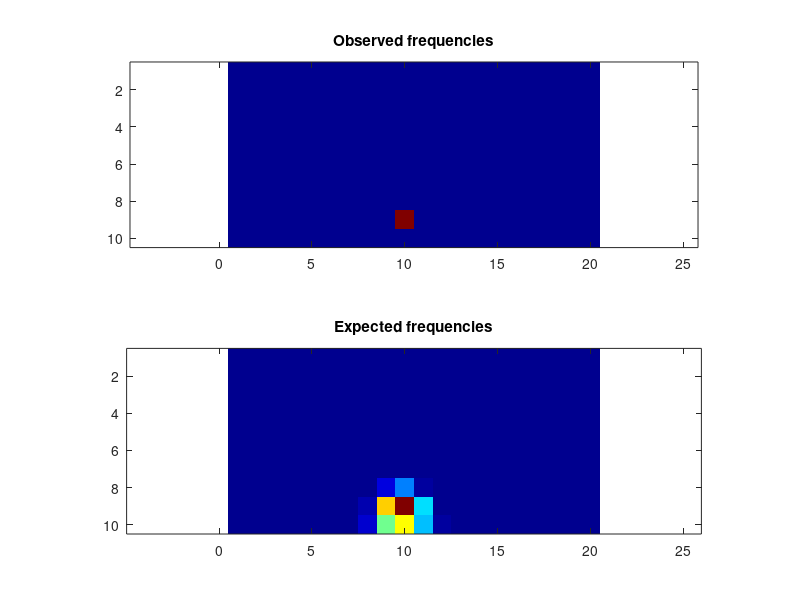

Reproduce this figure in MATLAB.
obsFrequencies = [ 0, 0, 0, 0, 0, 0, 0, 0, 0, 0, 0, 0, 0, 0, 0, 0, 0, 0, 0, 0; 0, 0, 0, 0, 0, 0, 0, 0, 0, 0, 0, 0, 0, 0, 0, 0, 0, 0, 0, 0; 0, 0, 0, 0, 0, 0, 0, 0, 0, 0, 0, 0, 0, 0, 0, 0, 0, 0, 0, 0; 0, 0, 0, 0, 0, 0, 0, 0, 0, 0, 0, 0, 0, 0, 0, 0, 0, 0, 0, 0; 0, 0, 0, 0, 0, 0, 0, 0, 0, 0, 0, 0, 0, 0, 0, 0, 0, 0, 0, 0; 0, 0, 0, 0, 0, 0, 0, 0, 0, 0, 0, 0, 0, 0, 0, 0, 0, 0, 0, 0; 0, 0, 0, 0, 0, 0, 0, 0, 0, 0, 0, 0, 0, 0, 0, 0, 0, 0, 0, 0; 0, 0, 0, 0, 0, 0, 0, 0, 0, 0, 0, 0, 0, 0, 0, 0, 0, 0, 0, 0; 0, 0, 0, 0, 0, 0, 0, 0, 0, 1e+06, 0, 0, 0, 0, 0, 0, 0, 0, 0, 0; 0, 0, 0, 0, 0, 0, 0, 0, 0, 0, 0, 0, 0, 0, 0, 0, 0, 0, 0, 0 ];
expFrequencies = [ 0, 0, 0, 0, 0, 0, 0, 0, 0, 0, 0, 0, 0, 0, 0, 0, 0, 0, 0, 0; 0, 0, 0, 0, 0, 0, 0, 0, 0, 7.98349e-36, 0, 0, 0, 0, 0, 0, 0, 0, 0, 0; 0, 0, 0, 0, 0, 0, 0, 0, 2.32026e-23, 6.7964e-21, 2.76909e-29, 0, 0, 0, 0, 0, 0, 0, 0, 0; 0, 0, 0, 0, 0, 0, 0, 2.43231e-26, 1.64453e-13, 5.79026e-12, 3.09084e-16, 3.50486e-34, 0, 0, 0, 0, 0, 0, 0, 0; 0, 0, 0, 0, 0, 0, 1.08447e-29, 1.75247e-14, 4.11577e-07, 5.64759e-06, 9.07972e-09, 7.11833e-19, 1.44952e-36, 0, 0, 0, 0, 0, 0, 0; 0, 0, 0, 0, 0, 2.49562e-30, 7.31781e-17, 1.95536e-07, 0.0124238, 0.0908177, 0.000895113, 3.56626e-10, 4.21604e-21, 1.07609e-35, 0, 0, 0, 0, 0, 0; 0, 0, 0, 2.96299e-39, 4.69999e-28, 1.26975e-17, 5.91214e-09, 0.0088094, 17.0187, 77.7443, 2.6839, 0.000135353, 1.08351e-11, 4.57318e-21, 6.9622e-32, 0, 0, 0, 0, 0; 2.80846e-40, 6.26114e-36, 5.65009e-30, 4.30509e-23, 5.51781e-16, 2.4366e-09, 0.000962198, 11.4204, 1825.49, 5458.72, 525.687, 0.710625, 1.59638e-05, 1.54053e-11, 2.04144e-18, 1.58451e-25, 3.62895e-32, 1.20015e-37, 1.43809e-41, 0; 3.07832e-21, 7.26288e-19, 1.5235e-15, 1.16458e-11, 1.30413e-07, 0.000941704, 2.17057, 730.259, 15232.7, 23016, 7686.65, 128.499, 0.179183, 4.83451e-05, 5.30041e-09, 4.88456e-13, 8.99848e-17, 8.25741e-20, 9.08225e-22, 2.72936e-22; 0.0601195, 0.0601198, 0.060129, 0.060534, 0.0821825, 1.10708, 45.1776, 1508.51, 10797.8, 14360.2, 6892.63, 503.868, 12.3383, 0.343259, 0.0657243, 0.0602278, 0.0601224, 0.0601195, 0.0601195, 0.0601195 ];
colormap(jet);
clf; subplot(2,1,1);
imagesc(obsFrequencies);
title('Observed frequencies');
axis equal;
subplot(2,1,2);
imagesc(expFrequencies);
axis equal;
title('Expected frequencies');
